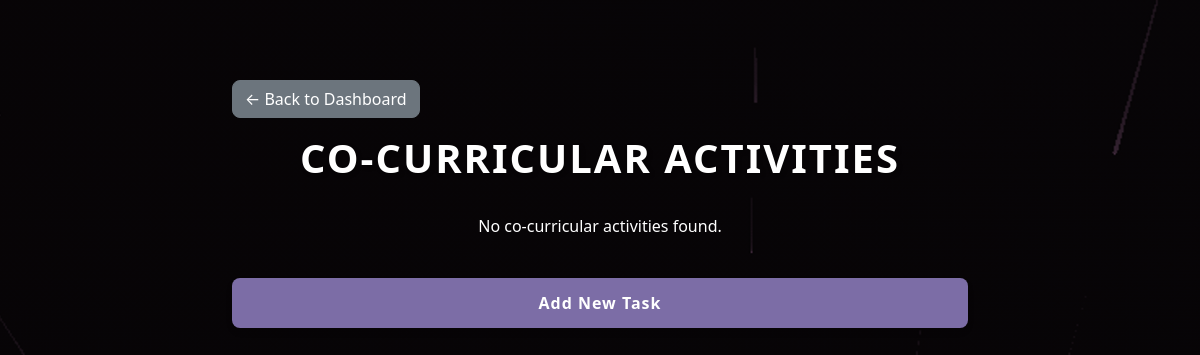
The page /co_curricular (signed in) on the database as committed earlier.
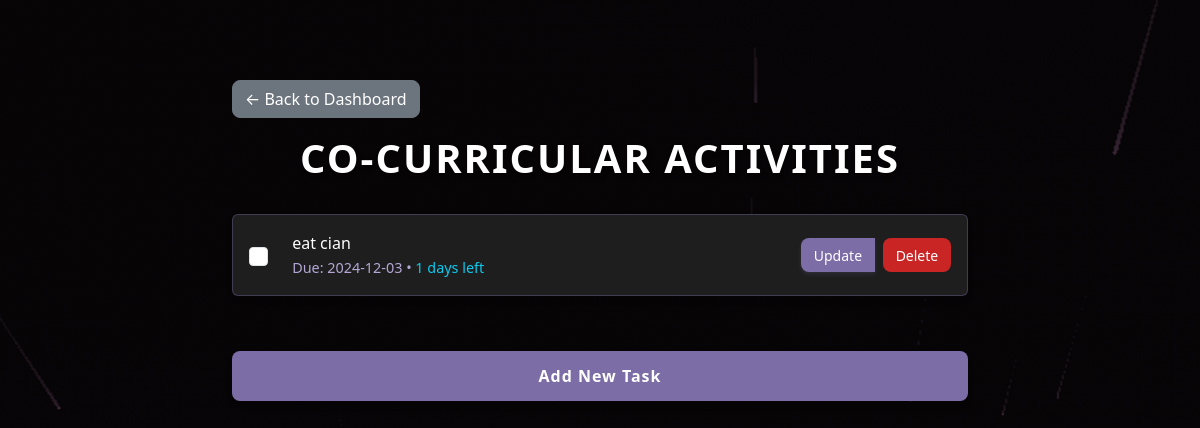
The same page on the database as committed later.
### flask_app/setup_db.py (models this page shows)
class ToDo(Base):
    __tablename__ = 'todo'
    id = Column(Integer, primary_key=True)
    task = Column(String, nullable=False)
    category = Column(String, nullable=False)
    completed = Column(Boolean, default=False)
    due_date = Column(DateTime, nullable=True)
    user_id = Column(Integer, ForeignKey('users.id'), nullable=False)
    user = relationship('User', back_populates='todos')

### flask_app/app.py (the view)
@app.route('/co_curricular')
def co_curricular():
    if 'user_id' not in session:
        return redirect(url_for('login'))
    todos = db_session.query(ToDo).filter_by(user_id=session['user_id'], category='Co-Curricular').all()
    return render_template('co_curricular.html', todos=todos, calculate_days=calculate_days_remaining)

### flask_app/app.py (called while the page is built)
def calculate_days_remaining(due_date):
    if not due_date:
        return None
    today = date.today()
    days = (due_date.date() - today).days
    if days < 0:
        return "Overdue"
    elif days == 0:
        return "Due today"
    else:
        return f"{days} days left"

### flask_app/templates/co_curricular.html (shortened to what this page needs)
<!DOCTYPE html>
<html lang="en">
<head>
    <link href="https://cdn.jsdelivr.net/npm/bootstrap@5.3.0-alpha3/dist/css/bootstrap.min.css" rel="stylesheet">
</head>
<body>
    <div class="container mt-5">
        <a href="{{ url_for('dashboard') }}" class="btn btn-secondary mb-3">← Back to Dashboard</a>
        <h1>Co-Curricular Activities</h1>
        <div class="mt-4">
            {% if todos %}
                <ul class="list-group">
                    {% for todo in todos %}
                    <li class="list-group-item d-flex justify-content-between align-items-center">
                        <div class="d-flex align-items-center">
                            <form action="{{ url_for('toggle_todo', todo_id=todo.id) }}" method="POST" class="d-inline me-2">
                                <input type="checkbox" class="form-check-input" onchange="this.form.submit()"
                                       {% if todo.completed %}checked{% endif %}>
                            </form>
                            <div class="task-content">
                                <span {% if todo.completed %}class="text-decoration-line-through"{% endif %}>{{ todo.task }}</span>
                                {% if todo.due_date %}
                                    <br>
                                    <small class="text-muted due-date">
                                        Due: {{ todo.due_date.strftime('%Y-%m-%d') }}
                                        {% set days = calculate_days(todo.due_date) %}
                                        {% if days %}
                                            • <span class="{% if days == 'Overdue' %}text-danger{% elif days == 'Due today' %}text-warning{% else %}text-info{% endif %}">
                                                {{ days }}
                                            </span>
                                        {% endif %}
                                    </small>
                                {% endif %}
                            </div>
                        </div>
                        <div class="btn-group">
                            <a href="{{ url_for('update_todo', todo_id=todo.id) }}" class="btn btn-sm btn-primary me-2">Update</a>
                            <form action="{{ url_for('delete_todo', todo_id=todo.id) }}" method="POST" class="d-inline">
                                <button type="submit" class="btn btn-sm btn-danger">Delete</button>
                            </form>
                        </div>
                    </li>
                    {% endfor %}
                </ul>
            {% else %}
                <p class="text-center">No co-curricular activities found.</p>
            {% endif %}
        </div>
        <div class="mt-3">
            <a href="{{ url_for('add_todo', category='Co-Curricular') }}" class="btn btn-primary w-100 btn-add-task">Add New Task</a>
        </div>
    </div>
</body>
</html>

Rows that differ between the two databases and show on the page:
added ToDo: task "eat cian", due_date "2024-12-03", days "1 days left"
Other text that changed with them:
text no longer shown: "No co-curricular activities found."
